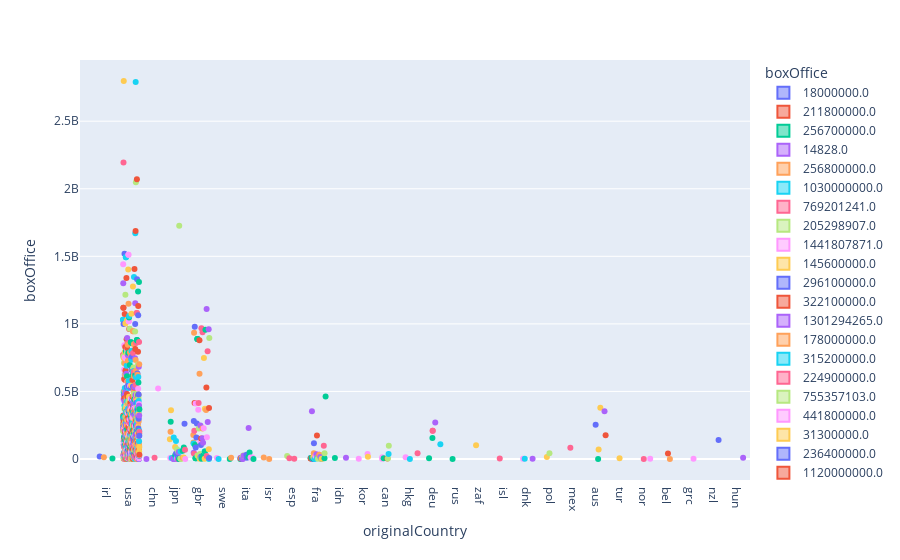

Notebook cell for this chart:
### Code cell
known_boxOffice = df[df['boxOffice'] != 0]
fig = px.box(known_boxOffice, x="originalCountry", y="boxOffice", color="boxOffice", points="all", hover_data=['slug'])
#fig.update_layout(scattermode="group", scattergap=0.75)
fig.show()
